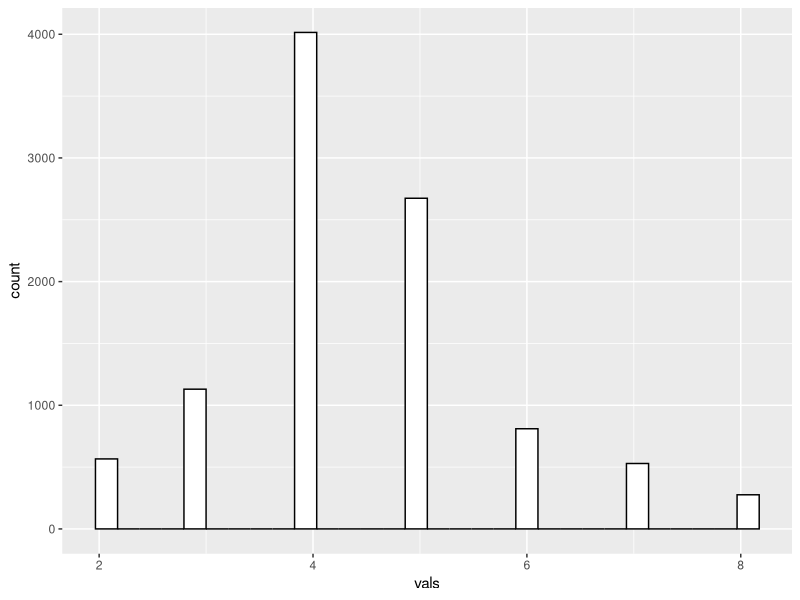
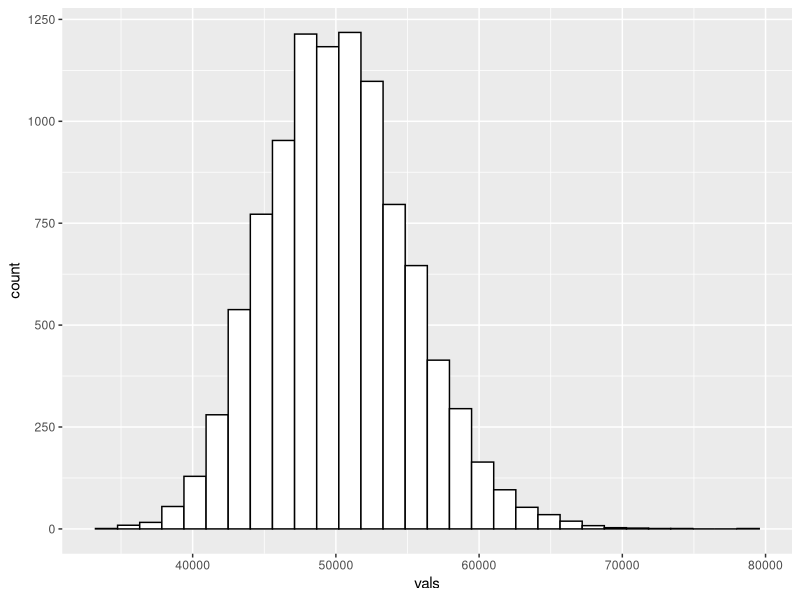
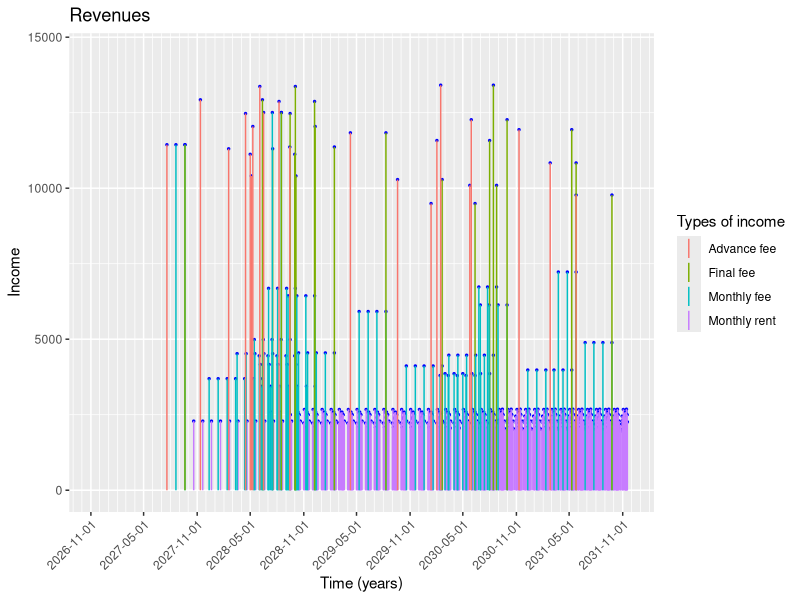
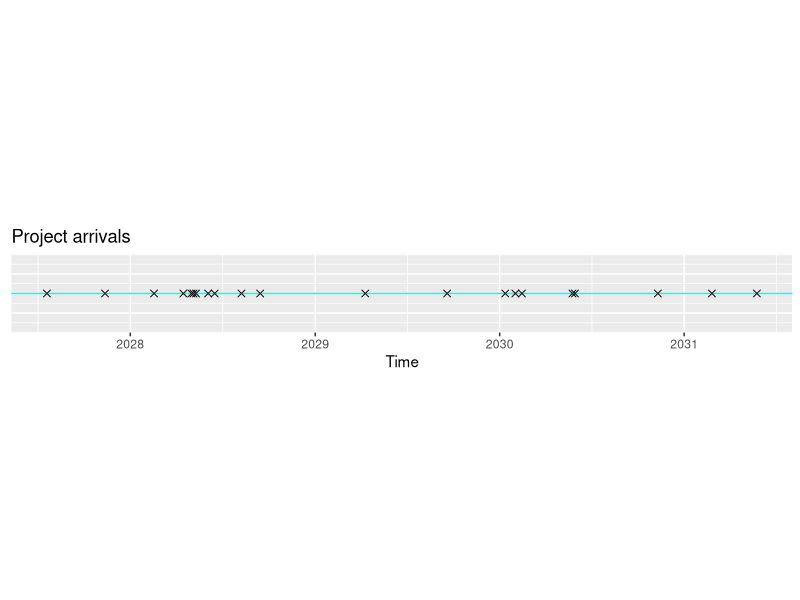

Source code (R) for these figures, in order: (Note: this script raises an error after producing the figures.)
library(ggplot2)
library(lubridate)

## Using gama months distribution
# averageDevelopmentMonths <- 12
# sdDevelopmentMonths <- 3
# alpha <- sdDevelopmentMonths ^ 2
# beta <- sdDevelopmentMonths ^ 2 / averageDevelopmentMonths
# vals <- rgamma(n = 10000, shape = alpha, rate = beta)
# vals <- ceiling(vals)
# hist(vals)
# mean(vals)
# sqrt(var(vals))

## Using lognormal months distribution
# averageDevelopmentMonths <- 12
# sdDevelopmentMonths <- 4
# mu <- log(averageDevelopmentMonths)
# s <- log(0.5 * (sqrt(((averageDevelopmentMonths ^ 2) + (4 * sdDevelopmentMonths)) / averageDevelopmentMonths ^ 2) + 1))
# vals <- rlnorm(n = 10000, meanlog = mu, sdlog = s)
# #vals <- ceiling(vals)
# hist(vals)
# mean(vals)
# sd(vals)

## Using custom months distribution
sop <- c(   2,   3,    4,    5,   6,   7,   8)
probs <- c(2/37,4/37,15/37,10/37,3/37,2/37,1/37)
# mean <- sop %*% probs
# secondMoment <- sop^2 %*% probs
# var <- secondMoment - mean ^ 2
sampleFromMonthsDistribution <- function(sop, probs) {
  if (sum(probs) != 1) {
    stop(paste("Probs should add up 1. Got ", sum(probs)))
  }
  probsAc <- cumsum(probs)
  unif <- runif(1)
  for (i in 1:length(probsAc)) {
    if (unif < probsAc[i]) {
      return(sop[i])
    }  
  }
}
vals <- c()
for (i in 1:10000) {
  val <- sampleFromMonthsDistribution(sop = sop, probs = probs)
  vals <- c(vals, val)
}
ggplot(data.frame(vals), aes(x=vals)) + 
  geom_histogram(color="black", fill="white")

# ---- Price distribution ----
vals <- rlnorm(10000, mean = log(50000), sd = 1 / log(20000))
ggplot(data.frame(vals), aes(x=vals)) + 
  geom_histogram(color="black", fill="white")

## Utility functions
sumMonths <- function(date, months) {
  result <- date + lubridate:::months.numeric(months)
  if (is.na(result)) {
    result <- date + lubridate:::days(3) + lubridate:::months.numeric(months)
    return(result)
  }
  return(result)
}

# ---- Algorithm improvements ----

t=5 # Lifetime of the company
# Mexican economy
y=0.1 # Annual interest rate
r=-0.02 # Inflation rate
projectType="02SmallProjects" # Project type
# Princing of the project
averagePrice=50000 # Expected price of the project
sdPrice=20000 # Standar deviation of the price of the project
minimumPrice=25000 # Minimum price accepted for the project
lambda=5 # Expected number of projects developed in a year
# Development time distribution
sop=c(   2,   3,    4,    5,   6,   7,   8)
probs=c(2/37,4/37,15/37,10/37,3/37,2/37,1/37)
# Payment scheme
advanceFeeRate=0.25 # Percentage of the final price that is paid at the begining of the project
monthlyFeeRate=0.5 # Percentage of the final price that is paid during the development of the project
finalFeeRate=0.25 # Percentage of the final price that is paid at the end of the development of the project
monthlyRentRate=0.05 # Percentaje of the price of the project to be charged monthly for project maintenance

# Calculate monthly effective interest rate
y12 <- ( 1 + y ) ^ ( 1 / 12) - 1

time <- 0
arrivalTime <- 0
positiveFlows <- data.frame()
now <- as_date(Sys.time())
valuationPeriodEndDate <- now + years(t)
presentValues <- c()
while (time < t) {
  interarrivalTime <- rexp(n = 1, rate = lambda)
  time <- time + interarrivalTime 
  if (time < t) {
    arrivalTime <- arrivalTime + interarrivalTime
    price <- rlnorm(1, mean = log(averagePrice), sd = 1 / log(sdPrice))
    adjustedPrice <- price * (1 + r) ^ arrivalTime
    advanceFee <- adjustedPrice * advanceFeeRate
    arrivalTimeInSeconds <- as.numeric(duration(arrivalTime, unit = "years"))
    arrivalDate <- as_date(now + seconds(arrivalTimeInSeconds))
    entry <- list(arrivalDate, advanceFee, TRUE, "Advance fee")
    positiveFlows <- rbind(positiveFlows, entry, stringsAsFactors = FALSE)
    developmentMonths <- sampleFromMonthsDistribution(sop = sop, probs = probs)
    monthlyFee <- adjustedPrice * monthlyFeeRate / developmentMonths
    endDate <- sumMonths(arrivalDate, developmentMonths)
    if (endDate < valuationPeriodEndDate) {
      # Case 1
      for (i in 1:developmentMonths) {
        monthlyFeeDate <- sumMonths(arrivalDate, i)
        
        entry <- list(monthlyFeeDate, monthlyFee, TRUE, "Monthly fee")
        positiveFlows <- rbind(positiveFlows, entry, stringsAsFactors = FALSE)
      }
      finalFee <- adjustedPrice * finalFeeRate
      entry <- list(endDate, finalFee, TRUE, "Final fee")
      positiveFlows <- rbind(positiveFlows, entry, stringsAsFactors = FALSE)
      count <- 1
      monthlyRent <- adjustedPrice * monthlyRentRate
      repeat {
        monthlyRentDate <- sumMonths(endDate, count)
        if (monthlyRentDate > valuationPeriodEndDate) {
          break
        }
        entry <- list(monthlyRentDate, monthlyRent, TRUE, "Monthly rent")
        positiveFlows <- rbind(positiveFlows, entry, stringsAsFactors = FALSE)
        count <- count + 1
      }
      rentMonths <- count - 1
      discountFactor <- 1 / (1 + y) ^ arrivalTime
      advanceFeePresentValue <- discountFactor * advanceFee
      fractionalAnnuity <- (1 - (1 / (1 + y12)) ^ developmentMonths) / y12
      monthlyFeesPresentValue <- discountFactor * monthlyFee * fractionalAnnuity
      developmentMonthsDiscountFactor <- 1 / (1 + y) ^ (developmentMonths / 12)
      finalFeePresentValue <- discountFactor * developmentMonthsDiscountFactor * finalFee
      fractionalAnnuityRents <- (1 - (1 / (1 + y12)) ^ rentMonths) / y12
      monthlyRentsPresentValue <- discountFactor * developmentMonthsDiscountFactor * monthlyRent * fractionalAnnuityRents
      presentValue <- advanceFeePresentValue + monthlyFeesPresentValue + finalFeePresentValue + monthlyRentsPresentValue
      presentValues <- c(presentValues, presentValue)
    } else {
      # Case 2
      count <- 1
      repeat {
        monthlyFeeDate <- sumMonths(arrivalDate, count)
        if (monthlyFeeDate > valuationPeriodEndDate) {
          break
        }
        entry <- list(monthlyFeeDate, monthlyFee, TRUE, "Monthly fee")
        positiveFlows <- rbind(positiveFlows, entry, stringsAsFactors = FALSE)
        count <- count + 1
      }
      discountFactor <- 1 / (1 + y) ^ arrivalTime
      advanceFeePresentValue <- discountFactor * advanceFee
      feeMonths <- count - 1
      fractionalAnnuity <- (1 - (1 / (1 + y12)) ^ feeMonths) / y12
      monthlyFeesPresentValue <- discountFactor * monthlyFee * fractionalAnnuity
      presentValue <- advanceFeePresentValue + monthlyFeesPresentValue
      presentValues <- c(presentValues, presentValue)
    }
  }
}
names(positiveFlows) <- c("Date","Amount","Income","Concept")

breaksVec <- c(seq(from=floor_date(as_date(Sys.time()), unit="month"),
                   to=ceiling_date(max(as_date(positiveFlows$Date)), unit="month"),
                   by="6 months"))
coloresChidos <- c("hotpink", "gold", "darkorange", "coral4")
revenuesPlot <- ggplot(data=positiveFlows, aes(x=as_date(positiveFlows$Date), y=positiveFlows$Amount)) +
  geom_point(color="blue", size=0.5) + 
  ylim(c(0,max(positiveFlows$Amount)+1000)) +
  xlim(c(as_date(Sys.time()),max(as_date(positiveFlows$Date)))) +
  labs(title="Revenues", x="Time (years)", y="Income") +
  geom_linerange(aes(x=as_date(positiveFlows$Date), ymax=positiveFlows$Amount, ymin=0, color=positiveFlows$Concept)) +
  guides(color=guide_legend(title="Types of income")) +
scale_x_date(breaks = breaksVec, date_minor_breaks = "1 month", limits = c(as_date(Sys.time()), NA)) +
  theme(axis.text.x = element_text(angle = 45, hjust = 1))
  #geom_linerange(aes(x=as_datetime(positiveFlows$Date), ymax=positiveFlows$Amount, ymin=0), color="#00AFBB") +
  #geom_hline(yintercept=mean(positiveFlows[positiveFlows$Concept %in% c("Advance fee"),]$Amount), size=1, color=coloresChidos[1]) +
  #geom_hline(yintercept=mean(positiveFlows[positiveFlows$Concept %in% c("Monthly fee"),]$Amount), size=1, color=coloresChidos[2]) +
  #geom_hline(yintercept=mean(positiveFlows[positiveFlows$Concept %in% c("Final fee"),]$Amount), size=1, color=coloresChidos[3]) +
  #geom_hline(yintercept=mean(positiveFlows[positiveFlows$Concept %in% c("Monthly rent"),]$Amount), size=1, color=coloresChidos[4]) +
  #scale_color_manual(values=coloresChidos)
revenuesPlot

arrivalsDf <- positiveFlows[positiveFlows$Concept %in% c("Advance fee"),]
arrivalsPlot <- ggplot(data=arrivalsDf, aes(x=as_date(arrivalsDf$Date), y=c(0))) + 
  ylim(c(0,0)) +
  labs(title="Project arrivals", x="Time", y="") +
  theme(aspect.ratio=0.1, 
        axis.title.y=element_blank(),
        axis.text.y=element_blank(),
        axis.ticks.y=element_blank()) +
  geom_hline(yintercept=0, size=0.5, color="cyan") +
  geom_point(shape=4, size=2) 
arrivalsPlot

projectsPresentValue <- sum(presentValues)
projectsPresentValue

# Get anual revenues
revenues <- data.frame()
for (i in 1:t) {
  lowerBound <- now + lubridate:::years(i - 1)
  upperBound <- lowerBound + lubridate:::years(1)
  df <- positiveFlows[lowerBound <= as_date(positiveFlows$Date) & as_date(positiveFlows$Date) < upperBound,]
  numeronsio <- numeronsio + length(df$Date)
  total.advance.payments <- sum(df[df$Concept %in% c("Advance fee"),]$Amount)
  total.monthly.payments <- sum(df[df$Concept %in% c("Monthly fee"),]$Amount)
  total.final.payments <- sum(df[df$Concept %in% c("Final fee"),]$Amount)
  total.rent.payments <- sum(df[df$Concept %in% c("Monthly rent"),]$Amount)
  period <- lowerBound %--% upperBound
  entry <- list(as.factor(period), total.advance.payments, total.monthly.payments, total.final.payments, total.rent.payments)
  revenues <- rbind(revenues, entry, stringsAsFactors = FALSE)
}
names(revenues) <- c("Period","Advance fees","Monthly fees","Final fees","Monthly rents")
numeronsio

write.csv(revenues, file=paste(projectType,"RevenueData.csv",sep=""))




